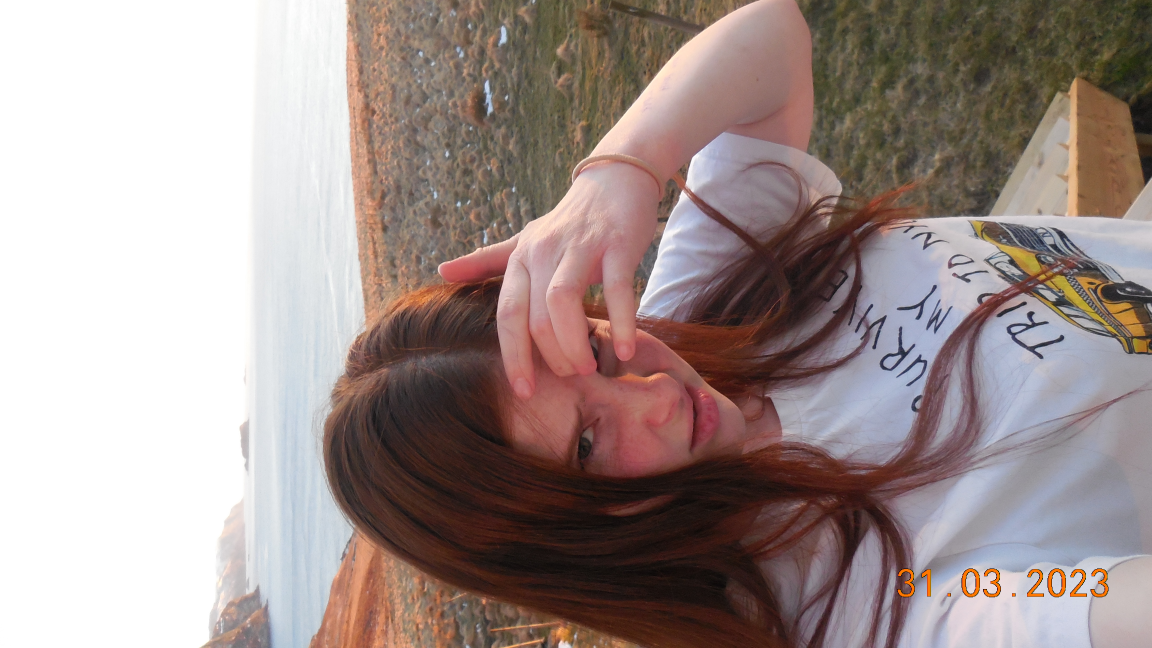
#> input picture tests/test_images/DSCN8168.JPG, 4608 x 2592 px (shown at 1/4 size)
$ python -i media.py   (imports and definitions only)
#> lines starting #> are read from the running program, lines starting #| are printed output that depends on the picture
#> in _image_square_thumb, img is the input picture: PIL image 4608x2592 RGB; mean R, G, B 160.2, 145.3, 142.1
"""Server media-library index & incremental build.

Backs the ``/api/media/*`` endpoints with a SQLite index of images and videos
discovered under one or more configured root folders (scanned recursively). The
index is built incrementally: unchanged files are skipped, new/changed files are
(re)indexed, and rows for vanished files are pruned along with their cached
thumbnail/proxy. A single in-process lock prevents two builds running at once.

Thumbnail bytes themselves are largely Cluster 3's concern; this module keeps a
clean seam (a ``thumbnail`` hook) so the index/incremental/prune/lock/order
logic is fully real and tested without requiring real thumbnail generation,
ffmpeg, or ffprobe.
"""
from __future__ import annotations

import logging
import os
import shutil
import sqlite3
import threading
from concurrent.futures import ThreadPoolExecutor
from dataclasses import dataclass, field
from datetime import datetime, timezone
from pathlib import Path

logger = logging.getLogger(__name__)


# ---------------------------------------------------------------------------
# Storage locations (env-overridable, matching the SYNC_DB/INBOX_BASE style)
# ---------------------------------------------------------------------------

def media_db_path() -> Path:
    return Path(os.environ.get("MEDIA_DB", "./data/media.db"))


def media_thumbs_dir() -> Path:
    return Path(os.environ.get("MEDIA_THUMBS_DIR", "./data/media_thumbs"))


def media_proxies_dir() -> Path:
    return Path(os.environ.get("MEDIA_PROXIES_DIR", "./data/media_proxies"))


def media_previews_dir() -> Path:
    return Path(os.environ.get("MEDIA_PREVIEWS_DIR", "./data/media_previews"))


# ---------------------------------------------------------------------------
# Allowed formats (§4.7)
# ---------------------------------------------------------------------------

_IMAGE_EXTS = {".jpg", ".jpeg", ".png", ".webp"}
_VIDEO_EXTS = {".mp4", ".mov", ".m4v"}


# [8 lines left out: function _kind_for, not called in this run]


def _mtime_iso(mtime: float) -> str:
    return datetime.fromtimestamp(mtime, tz=timezone.utc).isoformat()


# [45 lines left out: functions _image_metadata, _exif_datetime, not called in this run]


# ---------------------------------------------------------------------------
# Thumbnails & previews (§4.5, asserted preview tier)
# ---------------------------------------------------------------------------

THUMB_SIZE = 320
PREVIEW_LONG_EDGE = 1600


def _center_crop_square(img):
    """Center-crop a Pillow image to a square (the shorter edge)."""
    width, height = img.size
#> width = 4608; height = 2592
    side = min(width, height)
#> side = 2592
    left = (width - side) // 2
#> left = 1008
    top = (height - side) // 2
#> top = 0
    return img.crop((left, top, left + side, top + side))
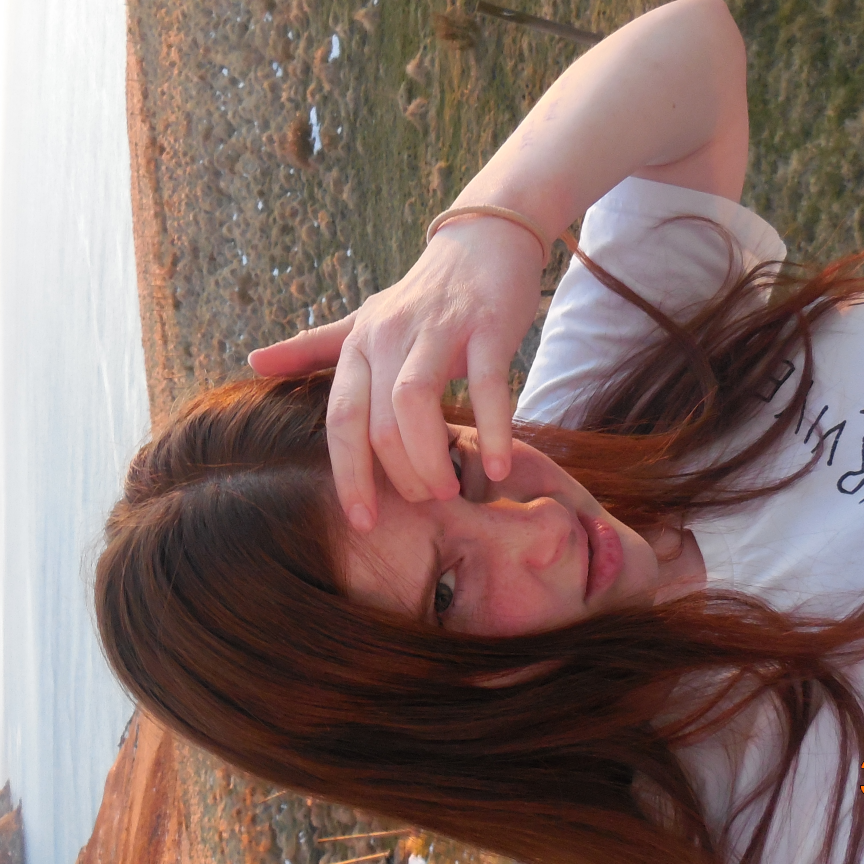
#> returned value: PIL image 2592x2592 RGB (shown at 1/3 size); mean R, G, B 131.4, 108.4, 103.5


def _save_jpeg(img, dest: Path) -> None:
    dest.parent.mkdir(parents=True, exist_ok=True)
    rgb = img.convert("RGB") if img.mode != "RGB" else img
    rgb.save(dest, format="JPEG", quality=85)


def _image_square_thumb(src: Path, dest: Path) -> None:
    from PIL import Image, ImageOps

    with Image.open(src) as img:
        img.load()
        img = ImageOps.exif_transpose(img)
        square = _center_crop_square(img)
        square = square.resize((THUMB_SIZE, THUMB_SIZE), Image.LANCZOS)
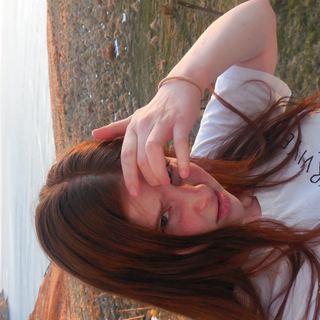
#> square: PIL image 320x320 RGB; mean R, G, B 131.4, 108.4, 103.6
        _save_jpeg(square, dest)


# [78 lines left out: functions _video_square_thumb, generate_thumbnail, generate_preview, make_thumbnail_hook, not called in this run]


# ---------------------------------------------------------------------------
# Video delivery: ffmpeg/ffprobe availability, probe, range, transcode (§4.8)
# ---------------------------------------------------------------------------

def ffprobe_available() -> bool:
    """True when the ``ffprobe`` binary is on PATH (probe needs it)."""
    return shutil.which("ffprobe") is not None


def ffmpeg_available() -> bool:
    """True when the ``ffmpeg`` binary is on PATH (transcode needs it)."""
    return shutil.which("ffmpeg") is not None


# Browsers can only play H.264 progressively; Android's ExoPlayer also decodes
# HEVC (H.265) in hardware, so the app plays those originals with no transcode.
_WEBSAFE_VIDEO_CODECS = {"h264"}
_APPSAFE_VIDEO_CODECS = {"h264", "hevc"}
_WEBSAFE_AUDIO_CODECS = {"aac", "mp3"}


# [25 lines left out: function probe_video_codecs, not called in this run]


def _audio_websafe(audio_codec: str | None) -> bool:
    """A missing audio track is fine; otherwise it must be AAC/MP3."""
    return audio_codec is None or audio_codec in _WEBSAFE_AUDIO_CODECS


def video_websafe(video_codec: str | None, audio_codec: str | None) -> bool:
    """Browser-playable: H.264 video + AAC/MP3 (or no) audio."""
    return video_codec in _WEBSAFE_VIDEO_CODECS and _audio_websafe(audio_codec)


# [7 lines left out: function video_appsafe, not called in this run]


def probe_video_websafe(path: Path) -> bool:
    """True iff ``path`` is browser web-safe (single-call convenience wrapper)."""
    return video_websafe(*probe_video_codecs(path))


# [70 lines left out: functions transcode_to_mp4, parse_byte_range, read_file_slice, not called in this run]


# ---------------------------------------------------------------------------
# Build status
# ---------------------------------------------------------------------------

@dataclass
class BuildStatus:
    """Snapshot of an in-progress or finished build (§4.6)."""

    state: str = "idle"  # "idle" | "building"
    processed: int = 0
    total: int | None = None
    added: int = 0
    removed: int = 0
    skipped_roots: list[str] = field(default_factory=list)
    last_built: str | None = None
    last_count: int | None = None

    # [11 lines left out: function snapshot, not called in this run]


# ---------------------------------------------------------------------------
# Indexer
# ---------------------------------------------------------------------------

class MediaIndexer:
    """SQLite-backed media index with an incremental, single-locked build.

    All DB access is serialized through a lock so the indexer is safe to share
    across request handlers and the background build thread.
    """

    # [116 lines left out: functions __init__, _conn, _init_schema, list_all, get, not called in this run]

    def mark_thumb_ready(self, media_id: int) -> None:
        """Set ``thumb_ready=1`` for ``media_id`` (used by the lazy thumb route)."""
        self._mark_thumb_ready(media_id)

    # [9 lines left out: function delete, not called in this run]

    # -- video proxy (transcode-if-needed cache) -------------------------

    def set_transcoder(self, transcoder) -> None:
        """Override the ``(src, dest) -> None`` transcoder (test injection seam)."""
        self._transcoder = transcoder

    # [122 lines left out: functions ensure_proxy, _proxy_lock_for, _submit_pretranscode, _pretranscode_one, timeline, available_dates and 1 more, not called in this run]

    def status(self) -> dict:
        """Return the current build status snapshot (no build is triggered)."""
        return self._status.snapshot()

    # [223 lines left out: functions is_building, build, index_path, _root_for, _run_build, _walk and 7 more, not called in this run]

    def _count(self) -> int:
        with self._lock:
            return self._conn().execute("SELECT COUNT(*) FROM media").fetchone()[0]

#> (the run stopped early here; a loop or call above may not have finished)

$ run again, on tests/test_images/DSCN8170.JPG
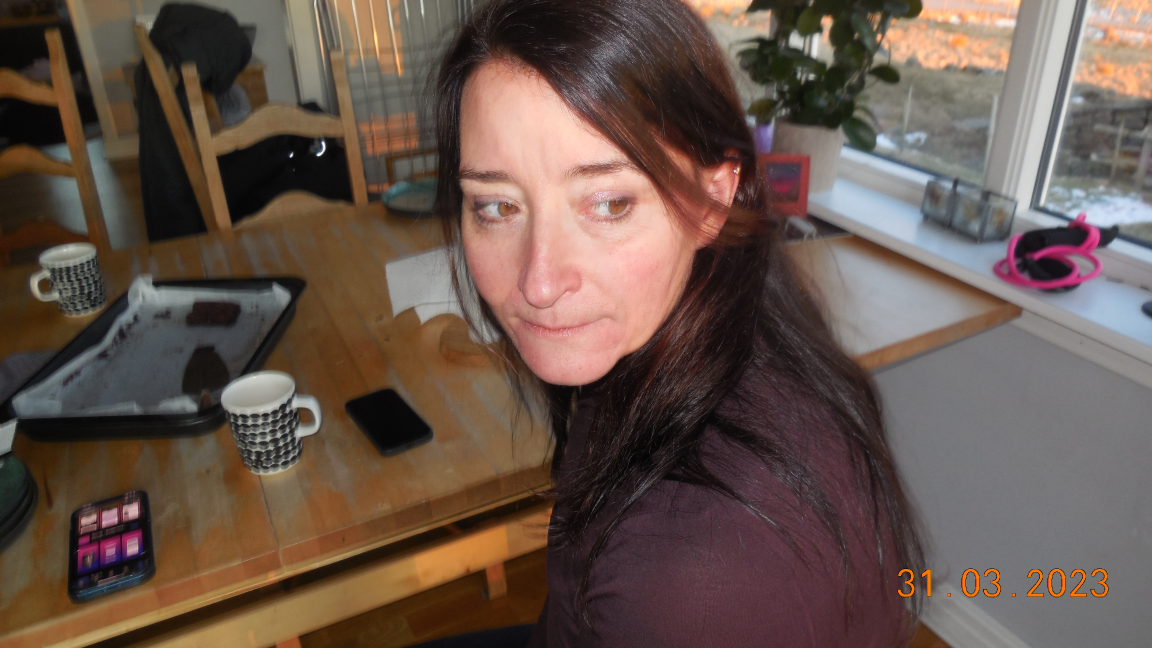
#> input picture tests/test_images/DSCN8170.JPG, 4608 x 2592 px (shown at 1/4 size)
#> in _image_square_thumb, img is the input picture: PIL image 4608x2592 RGB; mean R, G, B 103.5, 85.2, 75.7
#> in _center_crop_square, `return img.crop((left, top, left + side, top + side))`:
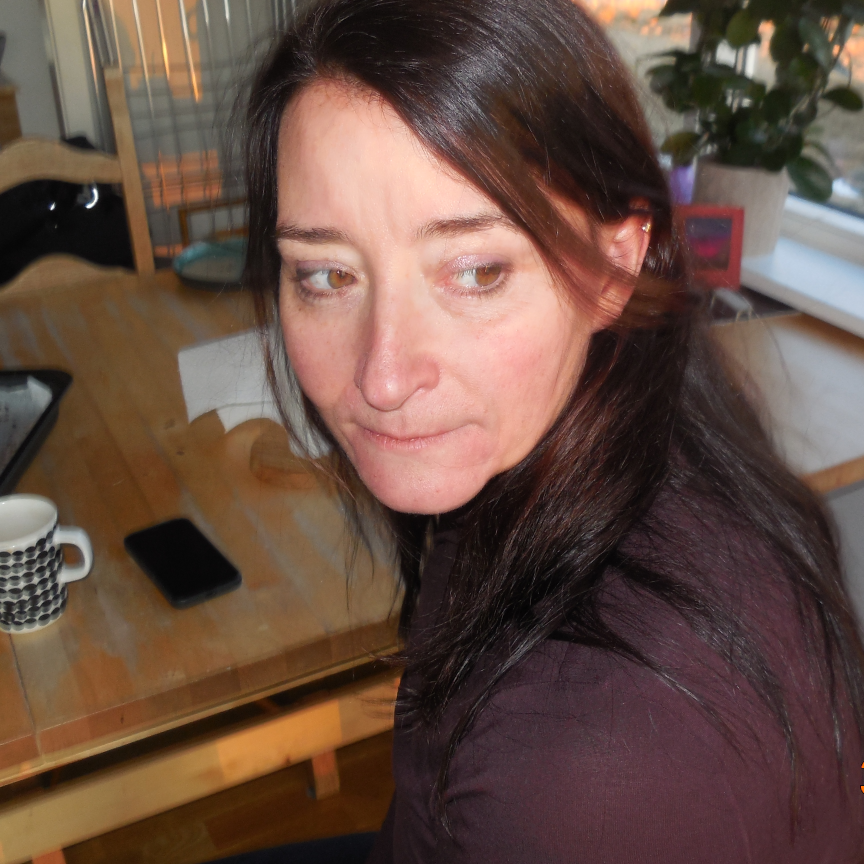
#> returned value: PIL image 2592x2592 RGB (shown at 1/3 size); mean R, G, B 102.5, 78, 67.1
#> in _image_square_thumb, `square = square.resize((THUMB_SIZE, THUMB_SIZE), Image.LANCZOS)`:
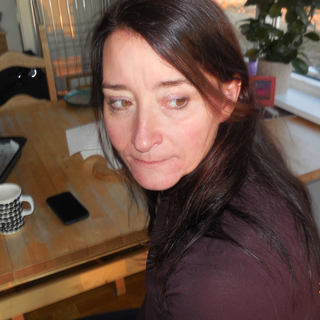
#> square: PIL image 320x320 RGB; mean R, G, B 102.5, 78, 67.1

$ run again, on tests/test_images/DSCN8216.JPG
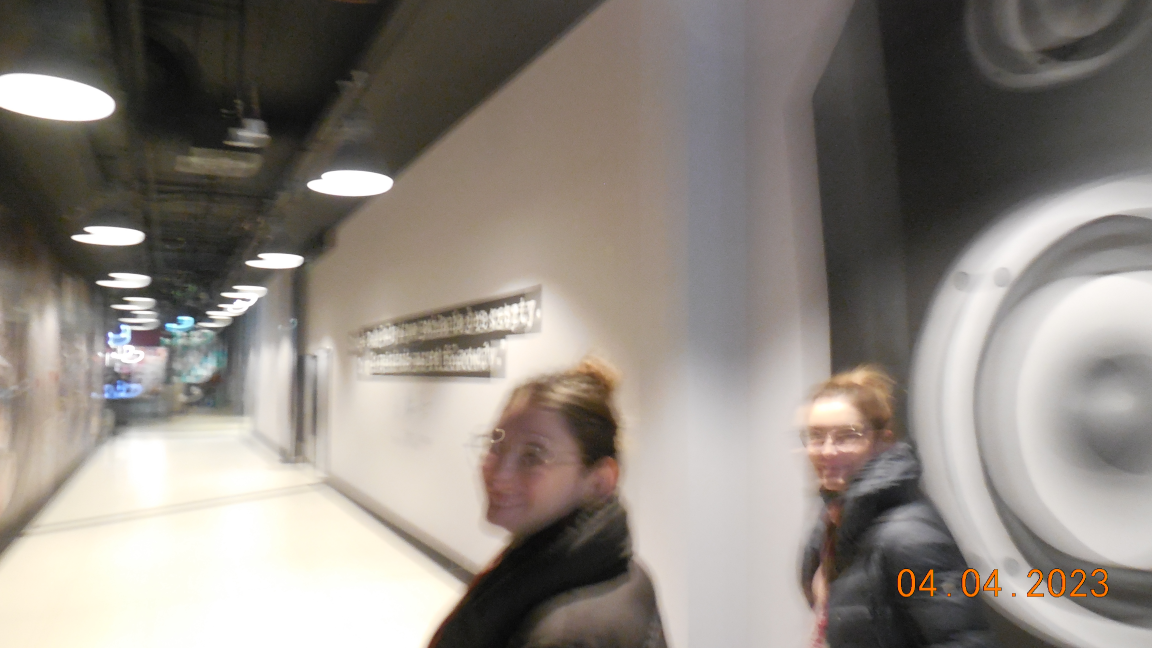
#> input picture tests/test_images/DSCN8216.JPG, 4608 x 2592 px (shown at 1/4 size)
#> in _image_square_thumb, img is the input picture: PIL image 4608x2592 RGB; mean R, G, B 142, 135.3, 128.4
#> in _center_crop_square, `return img.crop((left, top, left + side, top + side))`:
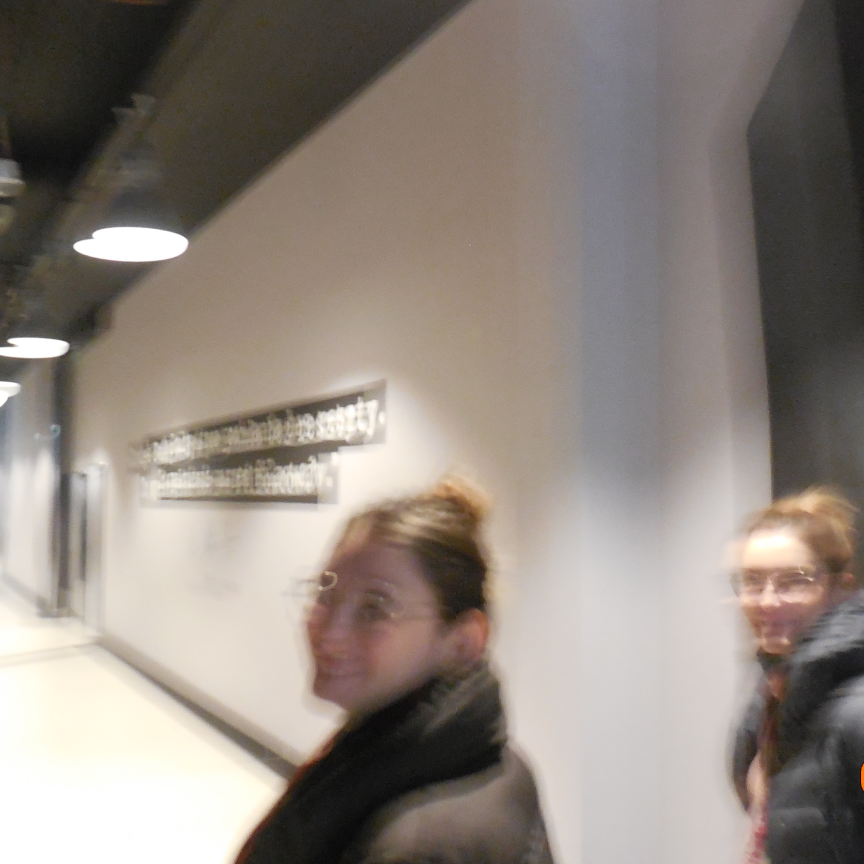
#> returned value: PIL image 2592x2592 RGB (shown at 1/3 size); mean R, G, B 143.8, 134.5, 126.7
#> in _image_square_thumb, `square = square.resize((THUMB_SIZE, THUMB_SIZE), Image.LANCZOS)`:
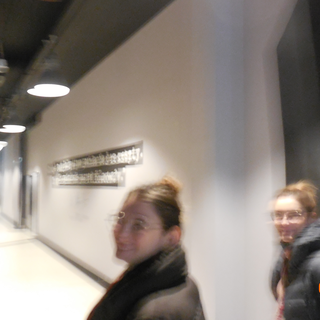
#> square: PIL image 320x320 RGB; mean R, G, B 143.8, 134.5, 126.7

$ run again, on tests/test_images/DSCN8217.JPG
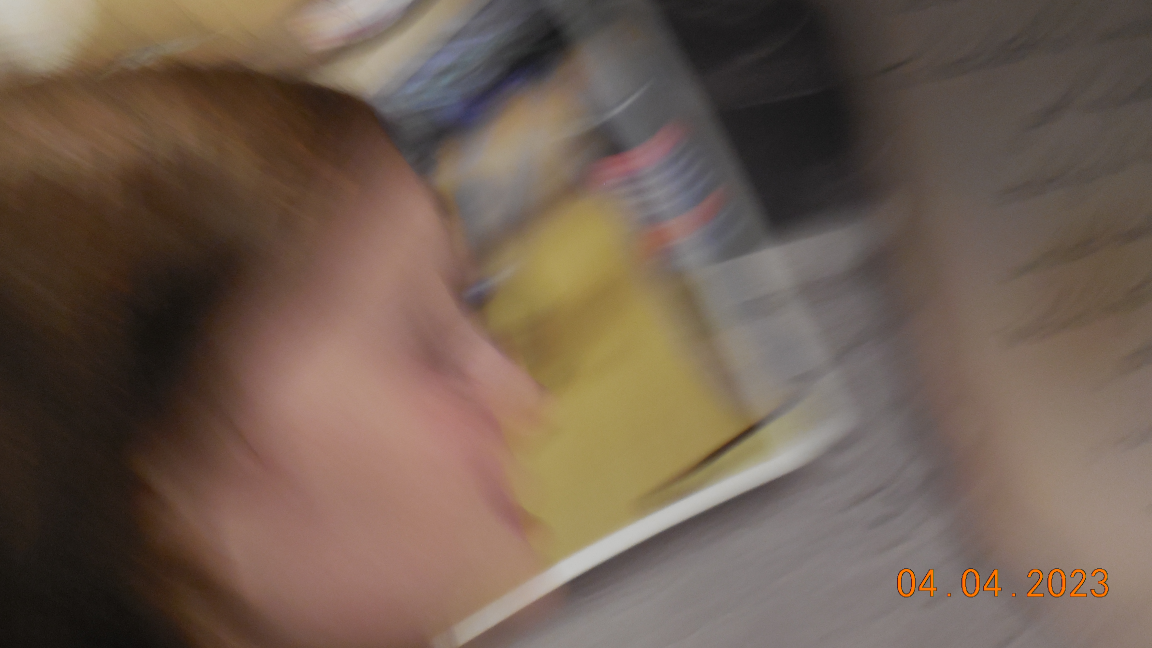
#> input picture tests/test_images/DSCN8217.JPG, 4608 x 2592 px (shown at 1/4 size)
#> in _image_square_thumb, img is the input picture: PIL image 4608x2592 RGB; mean R, G, B 111.7, 93.8, 81
#> in _center_crop_square, `return img.crop((left, top, left + side, top + side))`:
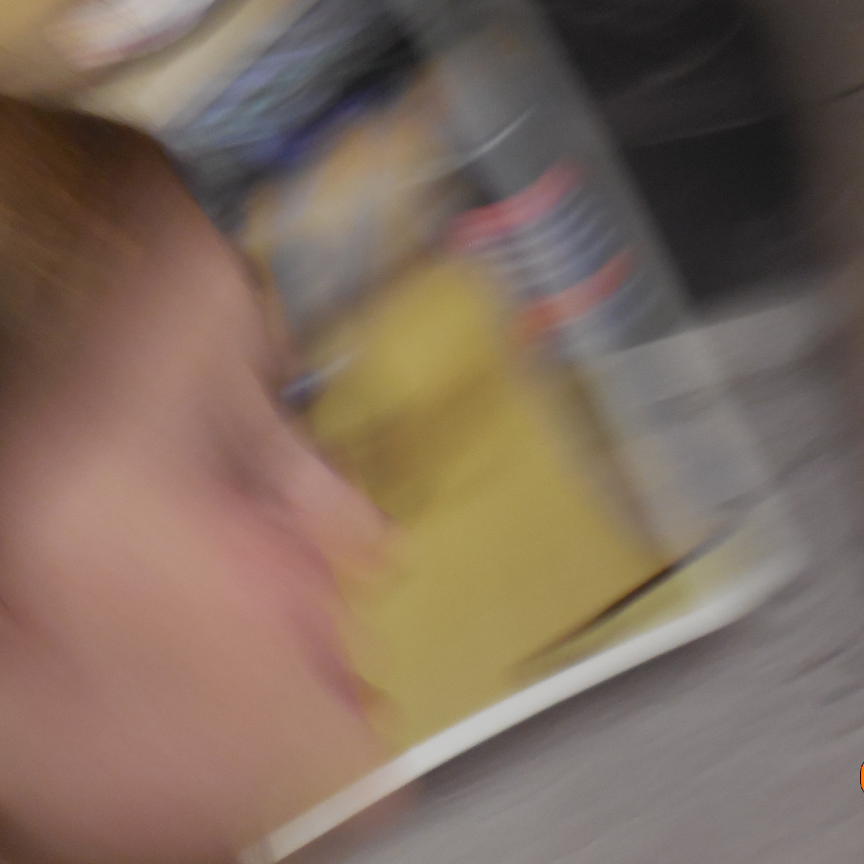
#> returned value: PIL image 2592x2592 RGB (shown at 1/3 size); mean R, G, B 125.3, 106.8, 93.5
#> in _image_square_thumb, `square = square.resize((THUMB_SIZE, THUMB_SIZE), Image.LANCZOS)`:
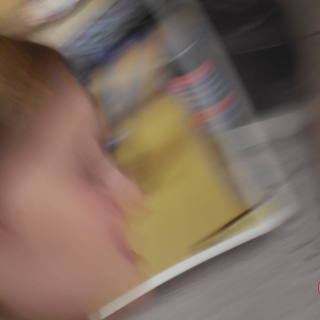
#> square: PIL image 320x320 RGB; mean R, G, B 125.3, 106.8, 93.5
